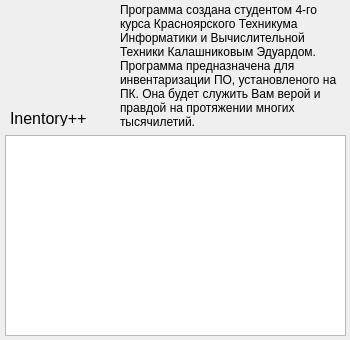
<?xml version="1.0" encoding="UTF-8"?>
<ui version="4.0">
 <class>AboutDialog</class>
 <widget class="QDialog" name="AboutDialog">
  <property name="geometry">
   <rect>
    <x>0</x>
    <y>0</y>
    <width>350</width>
    <height>340</height>
   </rect>
  </property>
  <property name="sizePolicy">
   <sizepolicy hsizetype="Fixed" vsizetype="Fixed">
    <horstretch>0</horstretch>
    <verstretch>0</verstretch>
   </sizepolicy>
  </property>
  <property name="minimumSize">
   <size>
    <width>350</width>
    <height>340</height>
   </size>
  </property>
  <property name="maximumSize">
   <size>
    <width>350</width>
    <height>340</height>
   </size>
  </property>
  <property name="windowTitle">
   <string>О программе</string>
  </property>
  <widget class="QTextBrowser" name="license">
   <property name="geometry">
    <rect>
     <x>5</x>
     <y>135</y>
     <width>341</width>
     <height>201</height>
    </rect>
   </property>
   <property name="searchPaths">
    <stringlist/>
   </property>
  </widget>
  <widget class="QLabel" name="label">
   <property name="geometry">
    <rect>
     <x>10</x>
     <y>110</y>
     <width>101</width>
     <height>16</height>
    </rect>
   </property>
   <property name="font">
    <font>
     <pointsize>12</pointsize>
     <weight>50</weight>
     <bold>false</bold>
     <stylestrategy>PreferAntialias</stylestrategy>
     <kerning>true</kerning>
    </font>
   </property>
   <property name="text">
    <string>Inentory++</string>
   </property>
   <property name="textFormat">
    <enum>Qt::AutoText</enum>
   </property>
   <property name="wordWrap">
    <bool>false</bool>
   </property>
  </widget>
  <widget class="QLabel" name="label_2">
   <property name="geometry">
    <rect>
     <x>120</x>
     <y>5</y>
     <width>221</width>
     <height>121</height>
    </rect>
   </property>
   <property name="text">
    <string>Программа создана студентом 4-го курса Красноярского Техникума Информатики и Вычислительной Техники Калашниковым Эдуардом. Программа предназначена для инвентаризации ПО, установленого на ПК. Она будет служить Вам верой и правдой на протяжении многих тысячилетий.</string>
   </property>
   <property name="textFormat">
    <enum>Qt::AutoText</enum>
   </property>
   <property name="scaledContents">
    <bool>false</bool>
   </property>
   <property name="wordWrap">
    <bool>true</bool>
   </property>
  </widget>
 </widget>
 <resources/>
 <connections/>
</ui>
